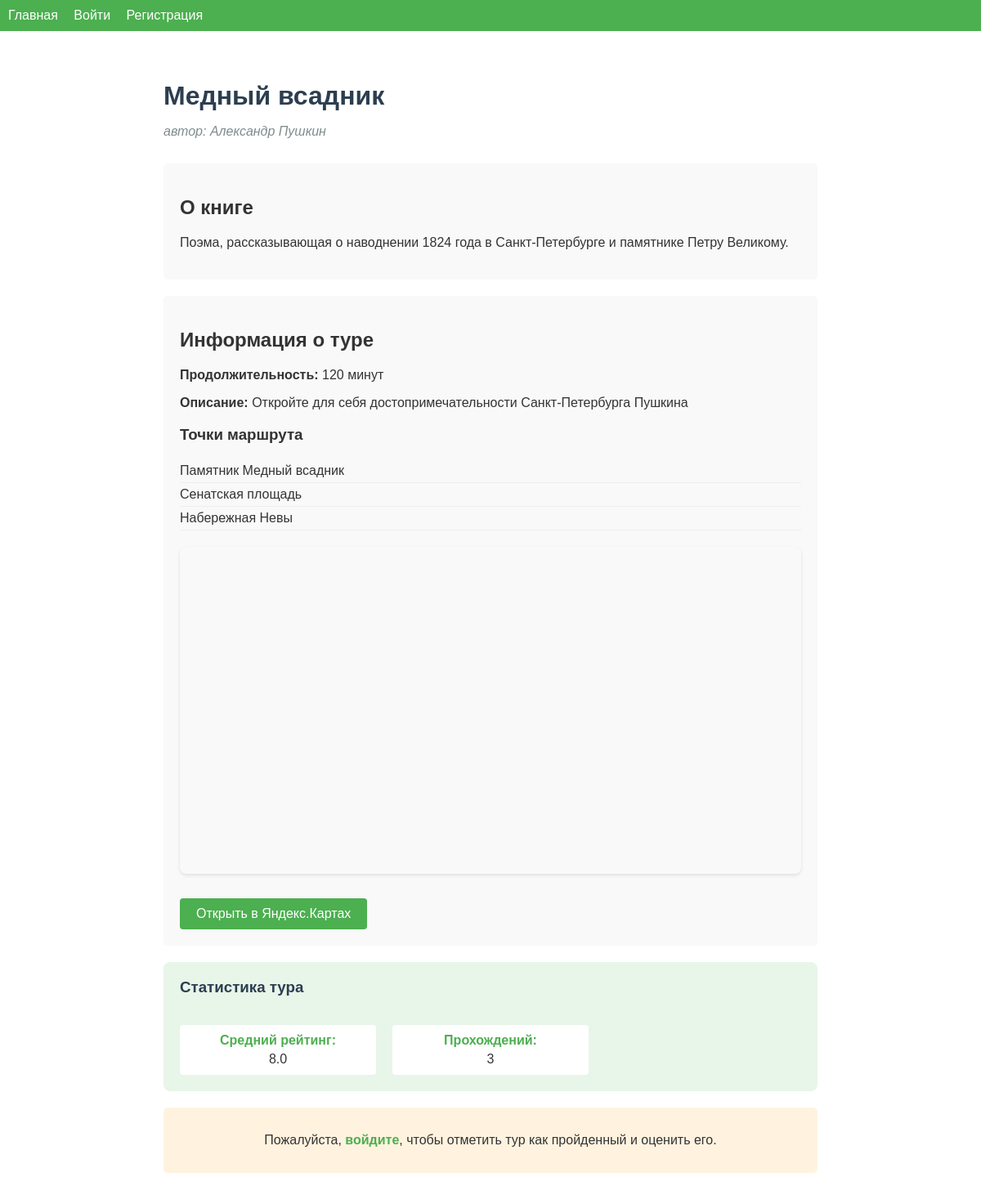
The page /book/2 on the database its author committed.
### models.py (models this page shows)
class Book(db.Model):
    id = db.Column(db.Integer, primary_key=True)
    title = db.Column(db.String(200), nullable=False)
    author = db.Column(db.String(120), nullable=False)
    description = db.Column(db.Text, nullable=False)
    tours = db.relationship('Tour', backref='book', lazy=True)

class Tour(db.Model):
    id = db.Column(db.Integer, primary_key=True)
    book_id = db.Column(db.Integer, db.ForeignKey('book.id'), nullable=False)
    summary = db.Column(db.Text, nullable=False)
    duration_minutes = db.Column(db.Integer, nullable=False)
    yandex_maps_url = db.Column(db.String(300), nullable=False)
    points_of_interest = db.Column(db.Text, nullable=False)  # Comma-separated or JSON
    completions = db.relationship('Completion', backref='tour', lazy=True)
    ratings = db.relationship('Rating', backref='tour', lazy=True)

### app.py (the view, shortened to what this page needs)
@app.route('/book/<int:book_id>')
def book_detail(book_id):
    book = Book.query.get_or_404(book_id)
    tour = Tour.query.filter_by(book_id=book_id).first_or_404()
    avg_rating = None
    if tour.ratings:
        avg_rating = sum(r.score for r in tour.ratings) / len(tour.ratings)
    has_completed = False
    if current_user.is_authenticated:
        has_completed = Completion.query.filter_by(
            user_id=current_user.id,
            tour_id=tour.id
        ).first() is not None
    user_rating = None
    points = None
    if tour.points_of_interest and tour.points_of_interest.startswith('['):
        try:
            points = json.loads(tour.points_of_interest)
        except Exception:
            points = None
    return render_template('book_detail.html',
                         book=book,
                         tour=tour,
                         avg_rating=avg_rating,
                         has_completed=has_completed,
                         user_rating=user_rating,
                         points=points)

### templates/book_detail.html (shortened to what this page needs)
{% extends "base.html" %}
{% block content %}
    <div class="book-detail">
        <h1>{{ book.title }}</h1>
        <p class="author">автор: {{ book.author }}</p>
        <div class="book-info">
            <h2>О книге</h2>
            <p>{{ book.description }}</p>
        </div>
        <div class="tour-info">
            <h2>Информация о туре</h2>
            <p><strong>Продолжительность:</strong> {{ tour.duration_minutes }} минут</p>
            <p><strong>Описание:</strong> {{ tour.summary }}</p>
            <h3>Точки маршрута</h3>
            <ul>
                {% if points %}
                    {% for point in points %}
                        <li>{{ point.name }} ({{ point.lat }}, {{ point.lng }})</li>
                    {% endfor %}
                {% else %}
                    {% for point in tour.points_of_interest.split(',') %}
                        <li>{{ point.strip() }}</li>
                    {% endfor %}
                {% endif %}
            </ul>
            <div id="map" style="width: 100%; height: 400px; margin: 20px 0;"></div>
            <a href="{{ tour.yandex_maps_url }}" target="_blank" class="map-link">Открыть в Яндекс.Картах</a>
        </div>
        <div class="tour-stats">
            <h3>Статистика тура</h3>
            <p><strong>Средний рейтинг:</strong> {{ avg_rating|round(1) if avg_rating else 'Нет оценок' }}</p>
            <p><strong>Прохождений:</strong> {{ tour.completions|length }}</p>
        </div>
        {% if current_user.is_authenticated %}
            <div class="user-actions">
                {% if not has_completed %}
                    <form action="{{ url_for('complete_tour', tour_id=tour.id) }}" method="post">
                        <button type="submit" class="complete-btn">Отметить тур как пройденный</button>
                    </form>
                {% else %}
                    <p class="completed-message">✓ Вы прошли этот тур!</p>
                {% endif %}
                <div class="rating-section">
                    <h3>Оценить тур</h3>
                    {% if user_rating %}
                        <p>Ваша оценка: {{ user_rating }}/10</p>
                    {% endif %}
                    <form action="{{ url_for('rate_tour', tour_id=tour.id) }}" method="post">
                        <select name="rating" required>
                            <option value="">Выберите оценку</option>
                            {% for i in range(1, 11) %}
                                <option value="{{ i }}" {% if user_rating == i %}selected{% endif %}>{{ i }}</option>
                            {% endfor %}
                        </select>
                        <button type="submit">Отправить оценку</button>
                    </form>
                </div>
            </div>
        {% else %}
            <div class="login-prompt">
                <p>Пожалуйста, <a href="{{ url_for('login') }}">войдите</a>, чтобы отметить тур как пройденный и оценить его.</p>
            </div>
        {% endif %}
    </div>
{% endblock %}

### static/css/style.css (style rules this page uses)
body { font-family: Arial, sans-serif; margin: 0; padding: 0; background-color: white; color: #333; }
.book-detail { max-width: 800px; margin: 0 auto; padding: 20px; }
.book-detail h1 { color: #2c3e50; margin-bottom: 5px; }
.book-detail .author { color: #7f8c8d; font-style: italic; margin-bottom: 30px; }
.book-info, .tour-info { background: #f9f9f9; padding: 20px; border-radius: 5px; margin-bottom: 20px; }
.tour-info ul { list-style-type: none; padding-left: 0; }
.tour-info li { padding: 5px 0; border-bottom: 1px solid #eee; }
.map-link { display: inline-block; background: #4CAF50; color: white; padding: 10px 20px; text-decoration: none; border-radius: 4px; margin-top: 10px; transition: background-color 0.3s ease; }
.tour-stats { display: grid; grid-template-columns: repeat(auto-fit, minmax(200px, 1fr)); gap: 20px; background: #e8f5e9; padding: 20px; border-radius: 8px; margin: 20px 0; }
.tour-stats h3 { grid-column: 1 / -1; margin: 0 0 15px 0; color: #2c3e50; }
.tour-stats p { margin: 0; padding: 10px; background: white; border-radius: 4px; text-align: center; }
.tour-stats strong { display: block; margin-bottom: 5px; color: #4CAF50; }
.login-prompt { text-align: center; margin: 20px 0; padding: 15px; background: #fff3e0; border-radius: 5px; }
.login-prompt a { color: #4CAF50; text-decoration: none; font-weight: bold; }
#map { border-radius: 8px; box-shadow: 0 2px 4px rgba(0,0,0,0.1); margin: 20px 0; position: relative; }

### rows shown on the page
Book: title "Медный всадник", author "Александр Пушкин", description "Поэма, рассказывающая о наводнении 1824 года в Санкт-Петербурге и памятнике Петру Великому."
Tour: duration_minutes "120", summary "Откройте для себя достопримечательности Санкт-Петербурга Пушкина"

### other values the page prints
{{ point.strip() }} "Памятник Медный всадник" "Сенатская площадь" "Набережная Невы"
{{ avg_rating|round(1) if avg_rating else 'Нет оценок' }} "8.0"
{{ tour.completions|length }} "3"
